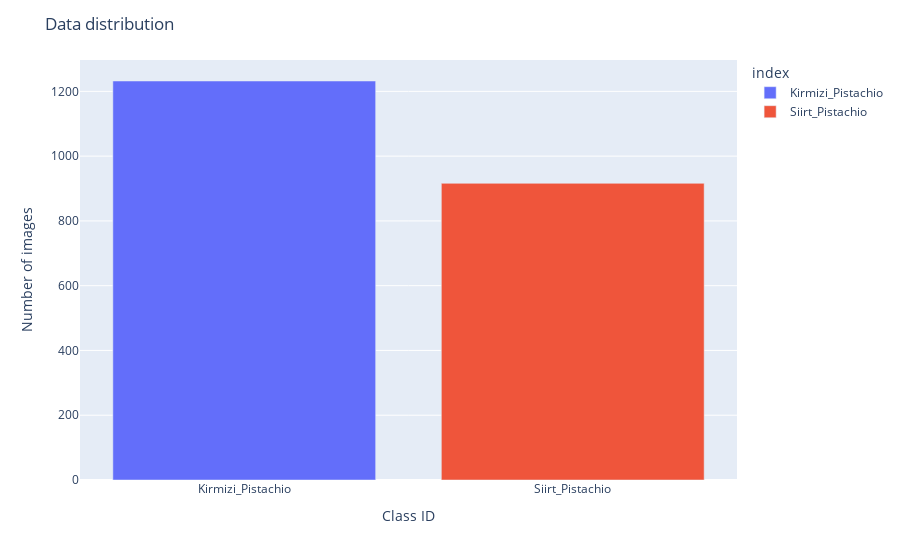

The notebook cell saved with this chart:
### Code cell
#data distribution
fig = px.bar(class_id_distributionTotal, x=class_id_distributionTotal.index, y=class_id_distributionTotal.values, color=class_id_distributionTotal.index)
fig.update_layout(title_text='Data distribution', xaxis_title="Class ID", yaxis_title="Number of images")
fig.show()

### Figure 1 — Plotly figure (JSON) as saved in the notebook; plotly's stock layout.template omitted (floating-point values rounded to 4 significant figures)
{"data": [{"alignmentgroup": "True", "hovertemplate": "index=%{x}<br>y=%{y}<extra></extra>", "legendgroup": "Kirmizi_Pistachio", "marker": {"color": "#636efa", "pattern": {"shape": ""}}, "name": "Kirmizi_Pistachio", "offsetgroup": "Kirmizi_Pistachio", "orientation": "v", "showlegend": true, "textposition": "auto", "type": "bar", "x": ["Kirmizi_Pistachio"], "xaxis": "x", "y": [1232], "yaxis": "y"}, {"alignmentgroup": "True", "hovertemplate": "index=%{x}<br>y=%{y}<extra></extra>", "legendgroup": "Siirt_Pistachio", "marker": {"color": "#EF553B", "pattern": {"shape": ""}}, "name": "Siirt_Pistachio", "offsetgroup": "Siirt_Pistachio", "orientation": "v", "showlegend": true, "textposition": "auto", "type": "bar", "x": ["Siirt_Pistachio"], "xaxis": "x", "y": [916], "yaxis": "y"}], "layout": {"barmode": "relative", "legend": {"title": {"text": "index"}, "tracegroupgap": 0}, "margin": {"t": 60}, "title": {"text": "Data distribution"}, "xaxis": {"anchor": "y", "categoryarray": ["Kirmizi_Pistachio", "Siirt_Pistachio"], "categoryorder": "array", "domain": [0, 1], "title": {"text": "Class ID"}}, "yaxis": {"anchor": "x", "domain": [0, 1], "title": {"text": "Number of images"}}}}
